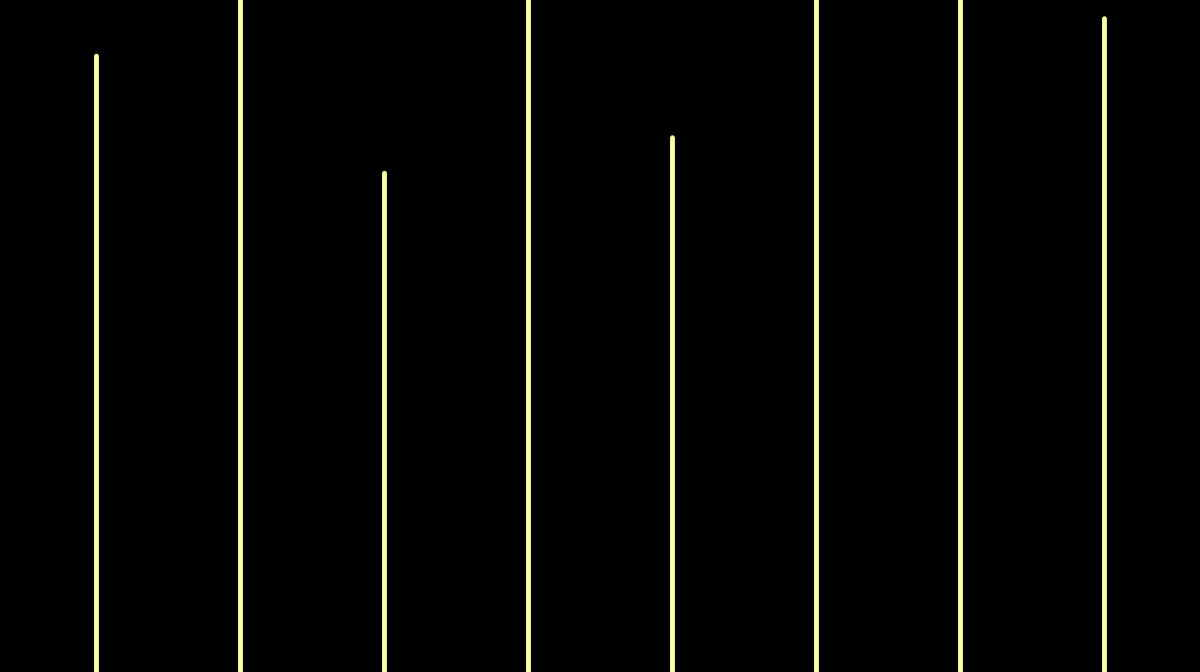
Frame 1 (no input)
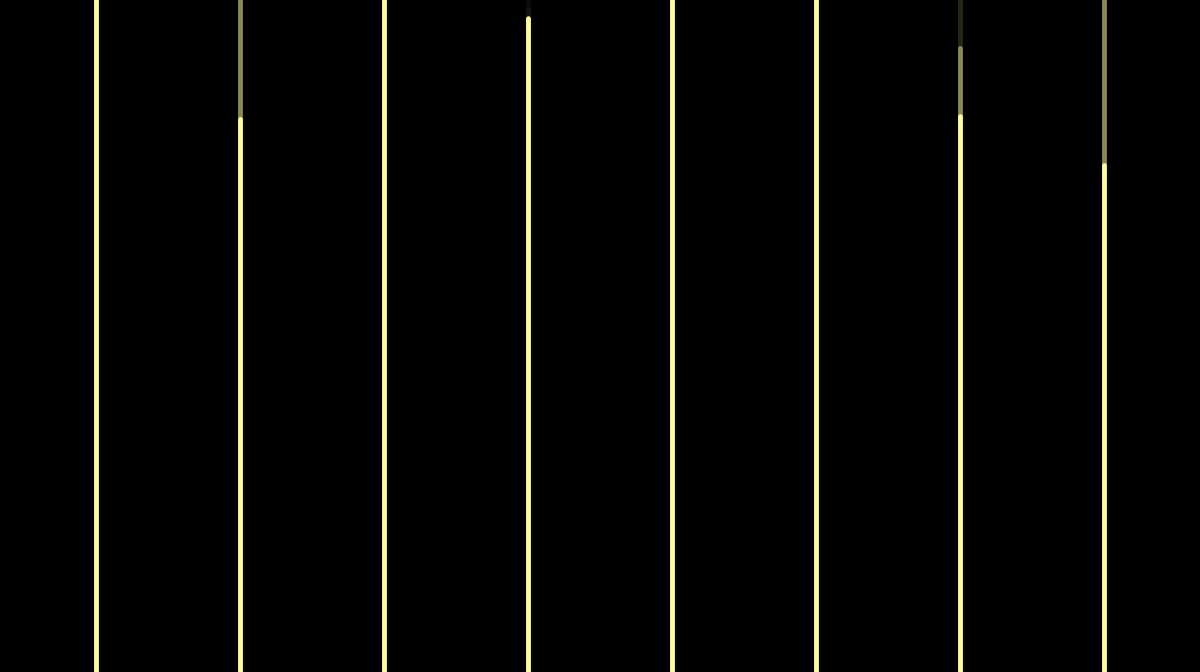
Frame 60 (the mouse pressed at the canvas centre just before this capture)
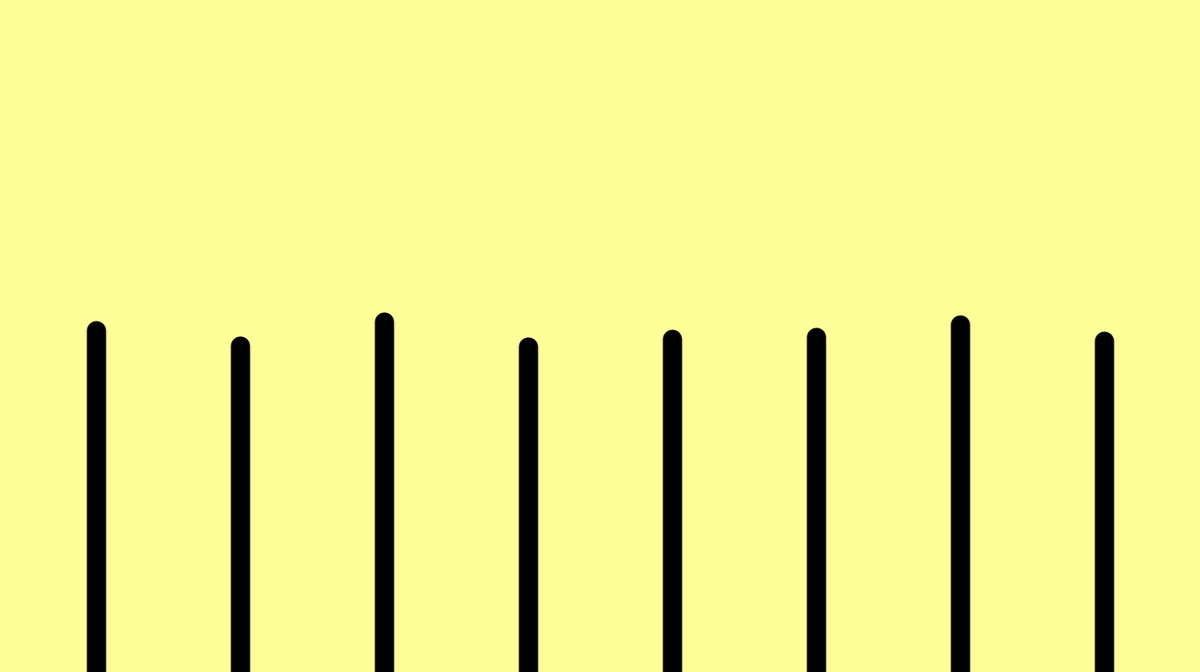
Frame 120 (the mouse held since frame 60 and released just before this capture)

The Processing sketch that drew these frames (run headless with seeded random() and noise(); from frame 60 on, the mouse is pressed at the canvas centre):

// Processing sketch: processing_141145
// ── processing_141145.pde

void setup()
{
  size( 1250, 700 );
  background( 0, 0, 0);
  smooth();
  frameRate(20);
}
 
void draw()
{
  noStroke();
  fill(0,0,0,120);
  rect(0,0,1250,700);
  stroke(255,255,153);
  strokeWeight(5);
  strokeCap(ROUND);
  line(100,700,100,random(mouseY-200/(1+mouseX*.02),mouseY+200/(1+mouseX*.02)));
  line(250,700,250,random(mouseY-200/(1+mouseX*.02),mouseY+200/(1+mouseX*.02)));
  line(400,700,400,random(mouseY-200/(1+mouseX*.02),mouseY+200/(1+mouseX*.02)));
  line(550,700,550,random(mouseY-200/(1+mouseX*.02),mouseY+200/(1+mouseX*.02)));
  line(700,700,700,random(mouseY-200/(1+mouseX*.02),mouseY+200/(1+mouseX*.02)));
  line(850,700,850,random(mouseY-200/(1+mouseX*.02),mouseY+200/(1+mouseX*.02)));
  line(1000,700,1000,random(mouseY-200/(1+mouseX*.02),mouseY+200/(1+mouseX*.02)));
  line(1150,700,1150,random(mouseY-200/(1+mouseX*.02),mouseY+200/(1+mouseX*.02)));

if(mousePressed)
{
  noStroke();
  fill(255,255,153);
  rect(0,0,1250,700);
  stroke(0,0,0);
  strokeWeight(20);
  strokeCap(ROUND);
  line(100,700,100,random(mouseY-200/(1+mouseX*.02),mouseY+200/(1+mouseX*.02)));
  line(250,700,250,random(mouseY-200/(1+mouseX*.02),mouseY+200/(1+mouseX*.02)));
  line(400,700,400,random(mouseY-200/(1+mouseX*.02),mouseY+200/(1+mouseX*.02)));
  line(550,700,550,random(mouseY-200/(1+mouseX*.02),mouseY+200/(1+mouseX*.02)));
  line(700,700,700,random(mouseY-200/(1+mouseX*.02),mouseY+200/(1+mouseX*.02)));
  line(850,700,850,random(mouseY-200/(1+mouseX*.02),mouseY+200/(1+mouseX*.02)));
  line(1000,700,1000,random(mouseY-200/(1+mouseX*.02),mouseY+200/(1+mouseX*.02)));
  line(1150,700,1150,random(mouseY-200/(1+mouseX*.02),mouseY+200/(1+mouseX*.02)));
}
}
